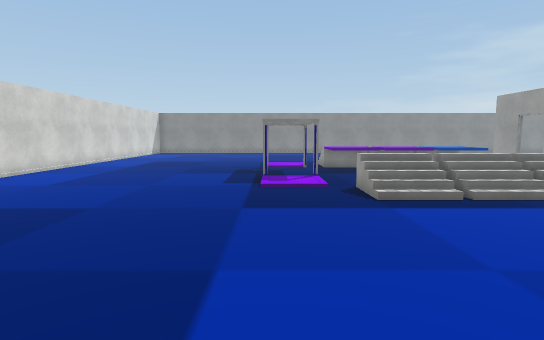
View 1 (above)

22 first-person views from a walk through a 3-D level made in the Unity game engine. The camera is 1.5 m above the floor, tilts 6° down and sees 80° across. The floor is counted in squares, 1 m on a side. Each view is taken from the middle of a square. On the plan, view 1 faces up. The plan holds only what a view shows up to about 15 squares ahead; the rest is blank. The place goes on beyond the plan. Door leaves are left out, so doorways stand open. Some surface patterns are stand-ins.

View 2
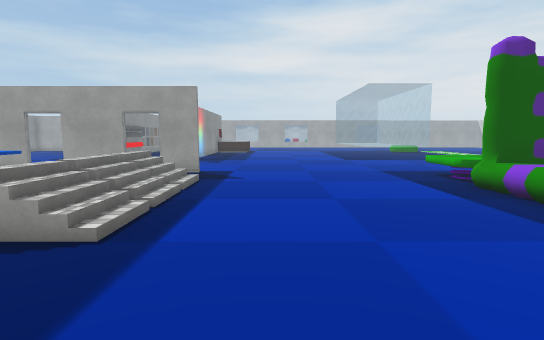

View 3
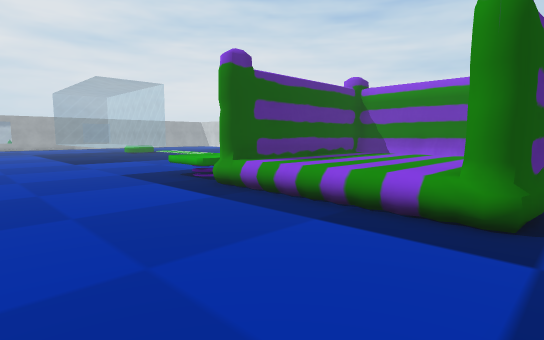

View 4
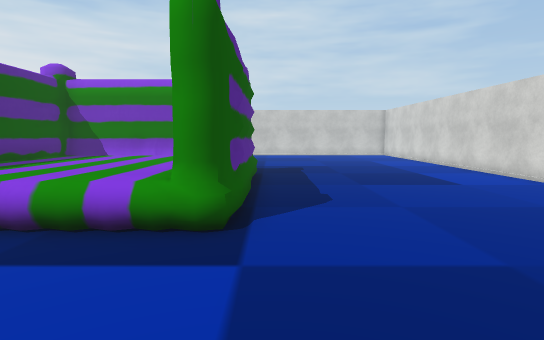

View 5
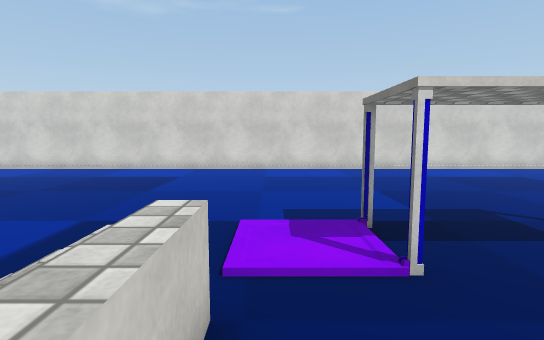

View 6
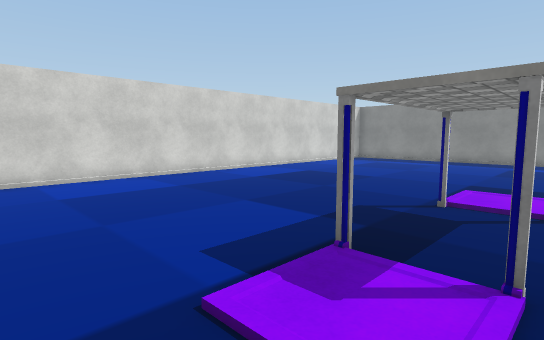

View 7
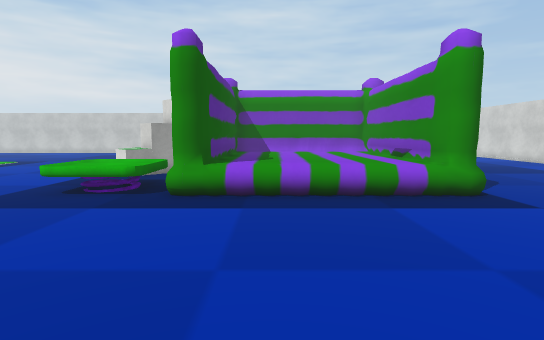

View 8
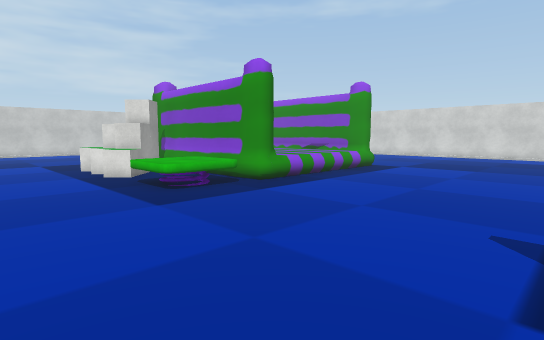

View 9
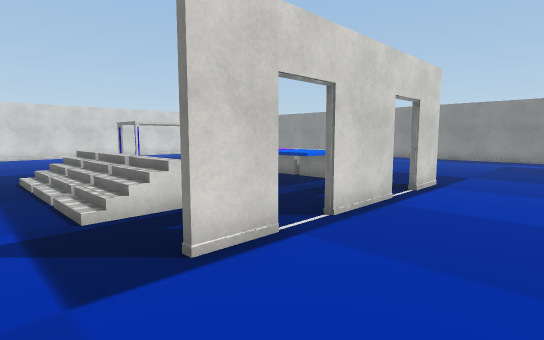

View 10
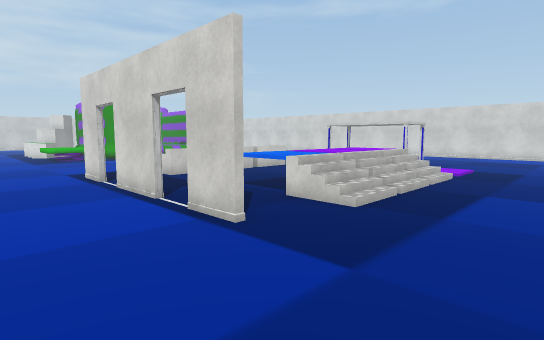

View 11
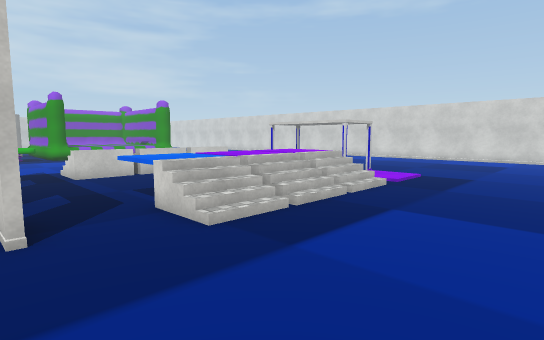

View 12
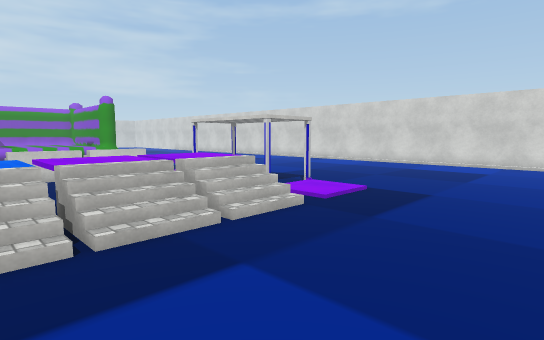

View 13
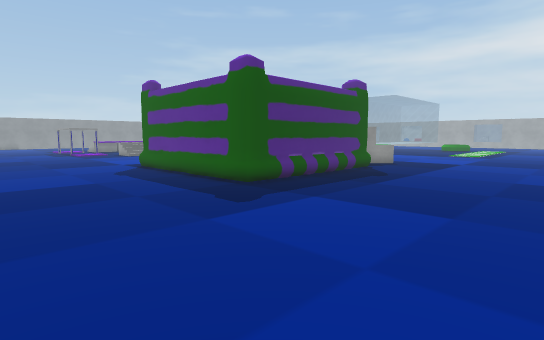

View 14
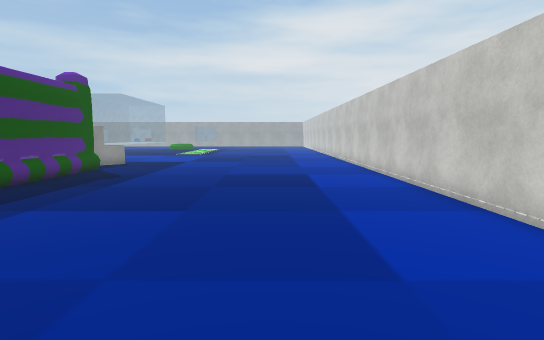

View 15
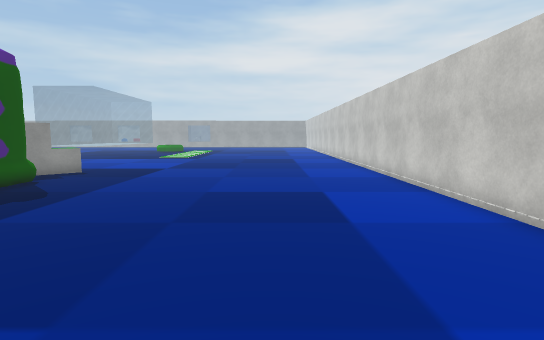

View 16
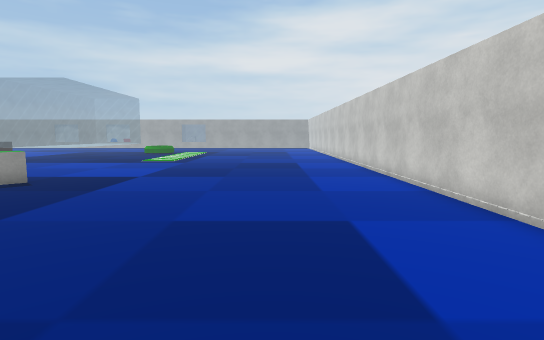

View 17
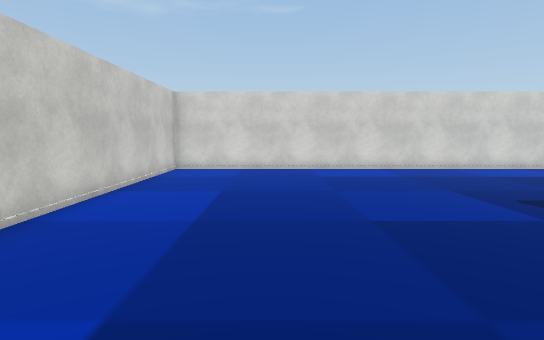

View 18
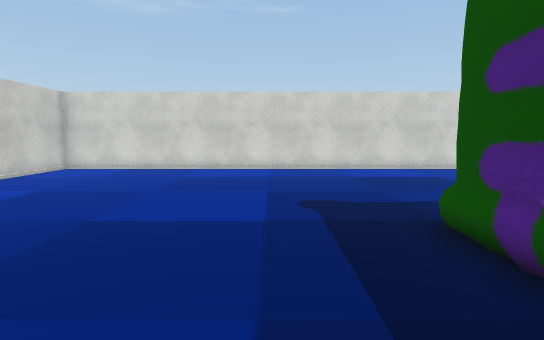

View 19
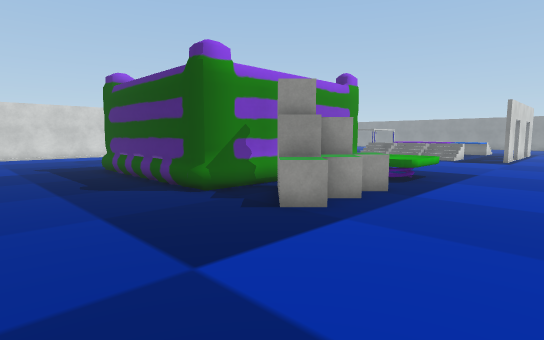

View 20
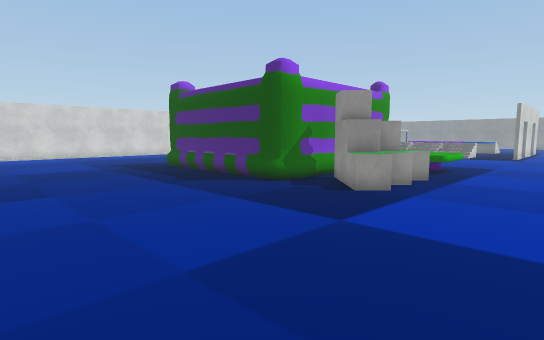

View 21
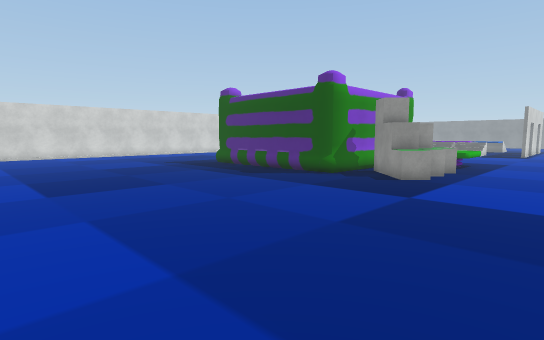

View 22
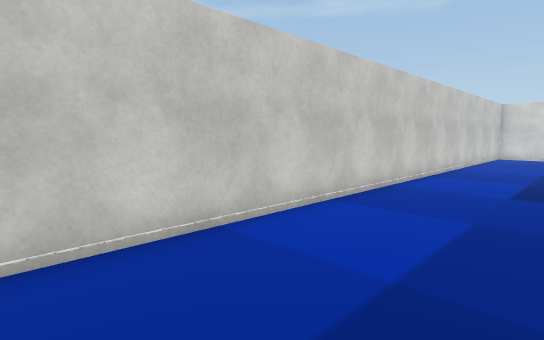

### Floor plan
Key: @ floor where view 1 was taken; # wall or solid block; . main floor; : floor 1 m higher than the main floor; / step, stairs or slope; D open door; = window, fence, low wall or low ledge; ^ raised ledge; v drop or lower ground; P pillar; B block; O other object.
Columns run from 10 left of view 1 to 15 right of it. Each row starts with its distance up from view 1.
 22 #    ....................
 21 #.........................
 20 #........................
 19 #........................
 18 #.........................
 17 #............//////=......
 16 #............////v/=.#....
 15 #.........P.P::::v O.D....
 14 #............::::v O.DD..
 13 #.............  .....#...
 12 #.........#.P. ......#....
 11 #............. ......D....
 10 #............. ......DD...
  9 #............/=//v/=.#....
  8 #............//////=.....
  7 #.........................
  6 #.........................
  5 #........................
  4 #.........................
  3 #.........................
  2 #.........................
  1 #.........................
  0 #.........@...............
 -1 #.. ......#^^^^^^##OOO...
 -2 #   ......#^^^^^^##OOO...
 -3 #  .......#^^^^^^##OOO...
 -4 #.........#^^^^^^##OO....
 -5 #.........#^^^^^^##.O.....
 -6 #.........#^^^^^^##OOO....
 -7 #.........#^^^^^^##OOO....
 -8 #.........#########BOO....
 -9 #.........#########.O.....
-10 #.........................
-11 #.........................
-12 #.........................
-13 #.........................
-14 #.........................
-15 #.........................
-16 #.........................
-17 #.........................
-18 #.........................
-19 #.........................
-20 #.........................
-21 #.........................
-22 ##########################

Where each view was taken, in squares from view 1:
view 1: 0 up, 0 right, facing up
view 2: 5 up, 2 left, facing right
view 3: 5 up, 1 left, facing down-right
view 4: 4 up, 1 left, facing down
view 5: 10 up, 5 right, facing left
view 6: 8 up, 2 right, facing up-left
view 7: 7 up, 5 right, facing down
view 8: 7 up, 15 right, facing down-left
view 9: 6 up, 15 right, facing up-left
view 10: 21 up, 15 right, facing down-left
view 11: 22 up, 12 right, facing down-left
view 12: 22 up, 8 right, facing down-left
view 13: 17 down, 7 left, facing up-right
view 14: 17 down, 7 left, facing right
view 15: 17 down, 3 left, facing right
view 16: 17 down, 0 right, facing right
view 17: 17 down, 5 right, facing left
view 18: 12 down, 5 right, facing left
view 19: 14 down, 15 right, facing up-left
view 20: 17 down, 15 right, facing up-left
view 21: 20 down, 15 right, facing up-left
view 22: 17 down, 15 right, facing down-left
